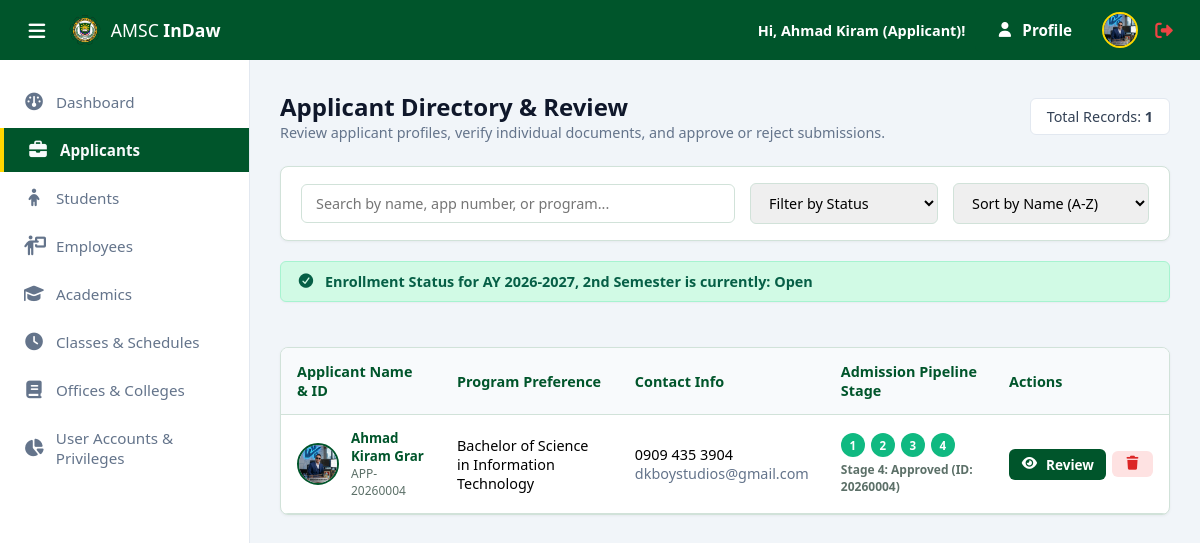
/admin/applicants.php (signed in), run on the app's committed database.
### tables this page shows
CREATE TABLE `applicants` (
  `ApplicantID` int(11) NOT NULL,
  `UserID` int(11) NOT NULL,
  `ApplicationNumber` varchar(30) NOT NULL,
  `FirstName` varchar(50) NOT NULL,
  `MiddleName` varchar(50) DEFAULT NULL,
  `LastName` varchar(50) NOT NULL,
  `ExtName` enum('Jr.','Sr.','II','III','IV','V','VI') DEFAULT NULL,
  `Gender` enum('Male','Female') NOT NULL,
  `BirthDate` date NOT NULL,
  `ContactNumber` varchar(20) NOT NULL,
  `Address` text NOT NULL,
  `PreferredProgramID_1` int(11) NOT NULL,
  `PreferredProgramID_2` int(11) DEFAULT NULL,
  `PreferredProgramID_3` int(11) DEFAULT NULL,
  `ApplicationStatus` enum('Pending','Under Review','Approved','Rejected') DEFAULT 'Pending',
  `SubmittedAt` timestamp NOT NULL DEFAULT current_timestamp(),
  `ProfilePicture` varchar(255) DEFAULT NULL,
  `UpdatedAt` timestamp NOT NULL DEFAULT current_timestamp() ON UPDATE current_timestamp()
);

CREATE TABLE `academic_years` (
  `ID` int(11) NOT NULL,
  `YearCode` varchar(20) NOT NULL,
  `Semester` varchar(20) NOT NULL,
  `IsActive` tinyint(1) DEFAULT 0,
  `CreatedAt` timestamp NOT NULL DEFAULT current_timestamp(),
  `EnrollmentStatus` enum('Open','Closed') DEFAULT 'Closed',
  `UpdatedAt` timestamp NOT NULL DEFAULT current_timestamp() ON UPDATE current_timestamp()
);

CREATE TABLE `programs` (
  `ID` int(11) NOT NULL,
  `ProgramCode` varchar(20) NOT NULL,
  `ProgramName` varchar(150) NOT NULL,
  `IsActive` tinyint(1) DEFAULT 1,
  `CollegeID` int(11) NOT NULL,
  `CreatedAt` timestamp NOT NULL DEFAULT current_timestamp(),
  `UpdatedAt` timestamp NOT NULL DEFAULT current_timestamp() ON UPDATE current_timestamp()
);

CREATE TABLE `users` (
  `ID` int(11) NOT NULL,
  `Email` varchar(100) NOT NULL,
  `Username` varchar(50) DEFAULT NULL,
  `Password` varchar(255) NOT NULL,
  `RoleID` int(11) NOT NULL,
  `IsVerified` tinyint(1) DEFAULT 0,
  `Status` enum('Active','Suspended','Locked') DEFAULT 'Active',
  `CreatedAt` timestamp NOT NULL DEFAULT current_timestamp(),
  `UpdatedAt` timestamp NOT NULL DEFAULT current_timestamp() ON UPDATE current_timestamp()
);

CREATE TABLE `students` (
  `StudentID` int(11) NOT NULL,
  `ApplicantID` int(11) NOT NULL,
  `StudentNumber` varchar(30) NOT NULL,
  `ProgramID` int(11) NOT NULL,
  `CurriculumID` int(11) NOT NULL,
  `EnrollmentStatus` enum('Pre-Enrolled','Enrolled','Dropped','Graduated') DEFAULT 'Pre-Enrolled',
  `DateEnrolled` date DEFAULT NULL,
  `UpdatedAt` timestamp NOT NULL DEFAULT current_timestamp() ON UPDATE current_timestamp()
);

### admin/applicants.php (the view, shortened to what the rows shown need)
<?php
require_once '../config/db.php';
require_once '../config/session_check.php';
$aySql = "SELECT * FROM academic_years WHERE IsActive = 1 LIMIT 1";
$ayRes = mysqli_query($conn, $aySql);
$currentTerm = mysqli_fetch_assoc($ayRes);
$activeTerm = 'AY ' . ($currentTerm['YearCode'] ?? '2026-2027') . ', ' . ($currentTerm['Semester'] ?? '2nd Semester');
$enrollmentStatus = $currentTerm['EnrollmentStatus'] ?? 'Closed';
$limit = 10;
$page = filter_input(INPUT_GET, 'page', FILTER_VALIDATE_INT) ?: 1;
$offset = ($page - 1) * $limit;
$applicantsQuery = "
    SELECT a.*,
           p1.ProgramName AS Prog1Name, p1.ProgramCode AS Prog1Code,
           p2.ProgramName AS Prog2Name, p2.ProgramCode AS Prog2Code,
           p3.ProgramName AS Prog3Name, p3.ProgramCode AS Prog3Code,
           u.Email AS UserEmail,
           s.StudentNumber, s.EnrollmentStatus
    FROM applicants a
    LEFT JOIN programs p1 ON a.PreferredProgramID_1 = p1.ID
    LEFT JOIN programs p2 ON a.PreferredProgramID_2 = p2.ID
    LEFT JOIN programs p3 ON a.PreferredProgramID_3 = p3.ID
    LEFT JOIN users u ON a.UserID = u.ID
    LEFT JOIN students s ON a.ApplicantID = s.ApplicantID
    ORDER BY a.ApplicantID DESC
    LIMIT $limit OFFSET $offset
";
$applicantsRes = mysqli_query($conn, $applicantsQuery);
$applicantsList = [];
while ($row = mysqli_fetch_assoc($applicantsRes)) {
    $appID = $row['ApplicantID'];
    $docRes = mysqli_query($conn, "SELECT * FROM applicant_documents WHERE ApplicantID = $appID");
    $docs = [];
    while ($dRow = mysqli_fetch_assoc($docRes)) {
        $docs[] = $dRow;
    }
    $row['Documents'] = $docs;
    $applicantsList[] = $row;
}
?>
<!DOCTYPE html>
<html lang="en">
<head>
    <?php include "../includes/head.php"; ?>
</head>
<body class="dashboard-body">
    <?php include '../includes/header.php'; ?>
    <div class="dashboard-wrapper">
        <main class="dashboard-content">
            <div class="content-header">
                <div>
                    <h2>Applicant Directory & Review</h2>
                </div>
            </div>
            <div class="applicants-container">
                <?php
                    $statusLower = strtolower(trim($enrollmentStatus));
                    $alertClass = ($statusLower === 'open') ? 'open' : 'closed';
                ?>
                <div class="enrollment-alert-banner <?= $alertClass ?>">
                    <span>Enrollment Status for <strong><?= htmlspecialchars($activeTerm) ?></strong> is currently: <strong><?= htmlspecialchars($enrollmentStatus) ?></strong></span>
                </div>
                <div class="applicants-table-card">
                    <div style="overflow-x: auto;">
                        <table class="applicants-table" id="applicantsTable">
                            <thead>
                                <tr>
                                    <th>Applicant Name & ID</th>
                                    <th>Program Preference</th>
                                    <th>Contact Info</th>
                                    <th>Admission Pipeline Stage</th>
                                    <th>Actions</th>
                                </tr>
                            </thead>
                            <tbody>
                                <?php if (!empty($applicantsList)): ?>
                                    <?php foreach ($applicantsList as $app): ?>
                                        <?php
                                            $rawStatus = $app['ApplicationStatus'] ?? 'Pending';
                                            $s1Class = "completed";
                                            $s1Tip   = "Step 1 (Account Creation): Completed - Applicant account has been registered.";
                                            if ($rawStatus === 'Pending') {
                                                $s2Class = "active";
                                                $s2Tip   = "Step 2 (Application Pending): Current Step - Applicant has not yet completed submission.";
                                            } else {
                                                $s2Class = "completed";
                                                $s2Tip   = "Step 2 (Profile Submission): Completed - Profile and required documents submitted.";
                                            }
                                            if ($rawStatus === 'Under Review') {
                                                $s3Class = "active";
                                                $s3Tip   = "Step 3 (Under Review): Current Step - Application is being reviewed and verified by admin.";
                                            } elseif ($rawStatus === 'Approved' || $rawStatus === 'Rejected') {
                                                $s3Class = "completed";
                                                $s3Tip   = "Step 3 (Under Review): Completed - Review stage completed.";
                                            } else {
                                                $s3Class = "pending";
                                                $s3Tip   = "Step 3 (Under Review): Not yet done.";
                                            }
                                            if ($rawStatus === 'Approved') {
                                                $s4Class = "completed";
                                                $s4Tip   = "Step 4 (Approved): Completed - Application approved & Student ID ({$app['StudentNumber']}) assigned.";
                                            } elseif ($rawStatus === 'Rejected') {
                                                $s4Class = "rejected";
                                                $s4Tip   = "Step 4 (Rejected): Application marked as rejected (Can be undone).";
                                            } else {
                                                $s4Class = "pending";
                                                $s4Tip   = "Step 4 (Approval / Rejection): Not yet done.";
                                            }
                                            if ($rawStatus === 'Pending') $stageLabel = "Stage 2: Pending Submission";
                                            elseif ($rawStatus === 'Under Review') $stageLabel = "Stage 3: Under Review";
                                            elseif ($rawStatus === 'Approved') $stageLabel = "Stage 4: Approved (ID: {$app['StudentNumber']})";
                                            elseif ($rawStatus === 'Rejected') $stageLabel = "Stage 4: Rejected";
                                            else $stageLabel = "Stage 1: Account Created";
                                        ?>
                                        <tr data-name="<?= strtolower(htmlspecialchars("{$app['FirstName']} {$app['LastName']}")) ?>" data-status="<?= htmlspecialchars($rawStatus) ?>" data-date="<?= htmlspecialchars($app['SubmittedAt']) ?>">
                                            <td>
                                                <div class="applicant-profile-cell">
                                                    <?php
                                                        $avatar = !empty($app['ProfilePicture']) ? '../assets/uploads/profiles/' . htmlspecialchars($app['ProfilePicture']) : '../assets/images/default-avatar.png';
                                                    ?>
                                                    <img src="<?= $avatar ?>" alt="Profile" class="applicant-thumb">
                                                    <div>
                                                        <button type="button" class="applicant-name-btn" onclick='openApplicantModal(<?= json_encode($app) ?>)'><?= htmlspecialchars("{$app['FirstName']} {$app['LastName']}") ?></button>
                                                        <span class="app-number"><?= htmlspecialchars($app['ApplicationNumber']) ?></span>
                                                    </div>
                                                </div>
                                            </td>
                                            <td><?= htmlspecialchars($app['Prog1Name'] ?? 'Unspecified Program') ?></td>
                                            <td><?= htmlspecialchars($app['ContactNumber'] ?? 'N/A') ?><br><small class="text-muted"><?= htmlspecialchars($app['UserEmail']) ?></small></td>
                                            <td>
                                                <div class="progress-pipeline">
                                                    <div class="pipeline-step <?= $s1Class ?>" title="<?= htmlspecialchars($s1Tip) ?>">1</div>
                                                    <div class="pipeline-step <?= $s2Class ?>" title="<?= htmlspecialchars($s2Tip) ?>">2</div>
                                                    <div class="pipeline-step <?= $s3Class ?>" title="<?= htmlspecialchars($s3Tip) ?>">3</div>
                                                    <div class="pipeline-step <?= $s4Class ?>" title="<?= htmlspecialchars($s4Tip) ?>">4</div>
                                                </div>
                                                <div class="pipeline-labels"><?= $stageLabel ?></div>
                                            </td>
                                            <td>
                                                <div style="display: flex; gap: 6px; align-items: center;">
                                                    <?php if ($rawStatus === 'Pending'): ?>
                                                        <span class="text-muted" style="font-size: 0.78rem; font-style: italic;">Awaiting Review</span>
                                                        <form action="applicants" method="POST" onsubmit="return confirm('Securely delete this applicant record?');" style="display:inline;">
                                                            <input type="hidden" name="action" value="delete_applicant">
                                                            <input type="hidden" name="applicant_id" value="<?= $app['ApplicantID'] ?>">
                                                            <button type="submit" class="btn btn-sm" style="background: #fee2e2; color: #dc2626;" title="Delete Nuisance/Duplicate">
                                                                <i class="fa-solid fa-trash"></i>
                                                            </button>
                                                        </form>
                                                    <?php else: ?>
                                                        <button type="button" class="btn btn-primary btn-sm" onclick='openApplicantModal(<?= json_encode($app) ?>)'>
                                                            <i class="fa-solid fa-eye"></i> Review
                                                        </button>
                                                        <form action="applicants" method="POST" onsubmit="return confirm('Securely delete this applicant record?');" style="display:inline;">
                                                            <button type="submit" class="btn btn-sm" style="background: #fee2e2; color: #dc2626;" title="Delete Record">
                                                                <i class="fa-solid fa-trash"></i>
                                                            </button>
                                                        </form>
                                                    <?php endif; ?>
                                                </div>
                                            </td>
                                        </tr>
                                    <?php endforeach; ?>
                                <?php else: ?>
                                    <tr>
                                        <td colspan="5" style="text-align: center; padding: 30px; color: var(--text-muted);">No applicant records found.</td>
                                    </tr>
                                <?php endif; ?>
                            </tbody>
                        </table>
                    </div>
                </div>
            </div>
        </main>
    </div>
</body>
</html>

### includes/header.php (shortened to what the rows shown need)
<header class="topbar">
    <div class="topbar-right">
        <div class="user-profile-menu">
            <span class="user-name">Hi, <?= !empty($userFirstName) ? $userFirstName : 'User' ?> (<?= $module === 'admin' ? 'Admin' : 'Applicant' ?>)!</span>
            <a href="profile" class="btn btn-primary"><i class="fa-solid fa-user"></i> Profile</a>
            <img src="<?= $userProfilePicture ?>" alt="Profile" class="user-avatar">
            <a href="/amsc_indaw/logout" class="btn-logout" title="Logout">
                <i class="fa-solid fa-right-from-bracket"></i>
            </a>
        </div>
    </div>
</header>

### data on the page
applicants: FirstName "Ahmad Kiram", ProfilePicture (picture), FirstName+LastName "Ahmad Kiram Grar", ApplicationNumber "APP-20260004", PreferredProgramID_1.ProgramName "Bachelor of Science in Information Technology", ContactNumber "0909 435 3904", UserID.Email "dkboystudios@gmail.com", students.StudentNumber "Stage 4: Approved (ID: 20260004)"
academic_years: activeTerm "AY 2026-2027, 2nd Semester", EnrollmentStatus "Open"

### other printed values
$totalRecords "1"
